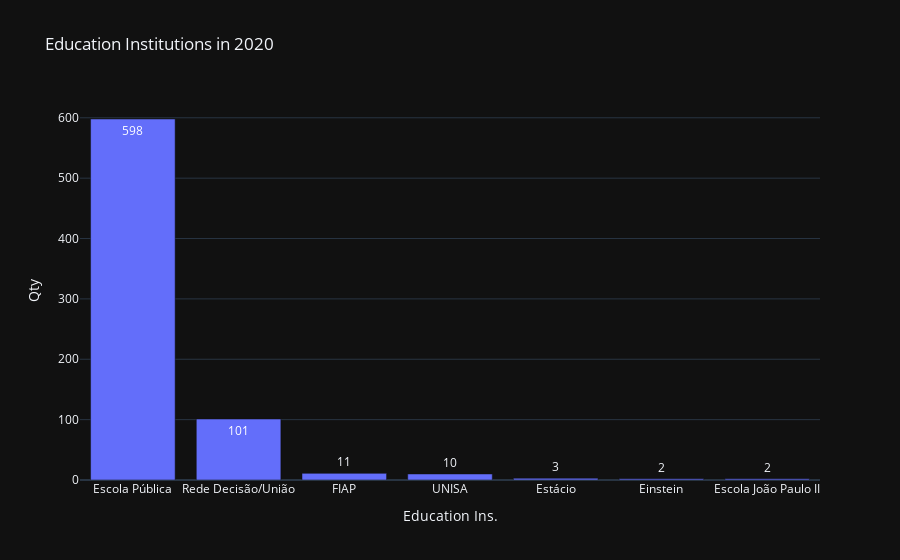

The notebook cell saved with this chart:
### Code cell
plot_bar(df_2020_cleaned, 'INSTITUICAO_ENSINO_ALUNO', 'Education Institutions in 2020', xaxis='Education Ins.')

### Figure 1 — Plotly figure (JSON) as saved in the notebook; plotly's stock layout.template omitted (floating-point values rounded to 4 significant figures)
{"data": [{"text": [598.0, 101.0, 11.0, 10.0, 3.0, 2.0, 2.0], "textposition": "auto", "x": ["Escola Pública", "Rede Decisão/União", "FIAP", "UNISA", "Estácio", "Einstein", "Escola João Paulo II"], "y": [598, 101, 11, 10, 3, 2, 2], "type": "bar"}], "layout": {"xaxis": {"tickmode": "linear", "title": {"text": "Education Ins."}}, "title": {"text": "Education Institutions in 2020"}, "yaxis": {"title": {"text": "Qty"}}}}
